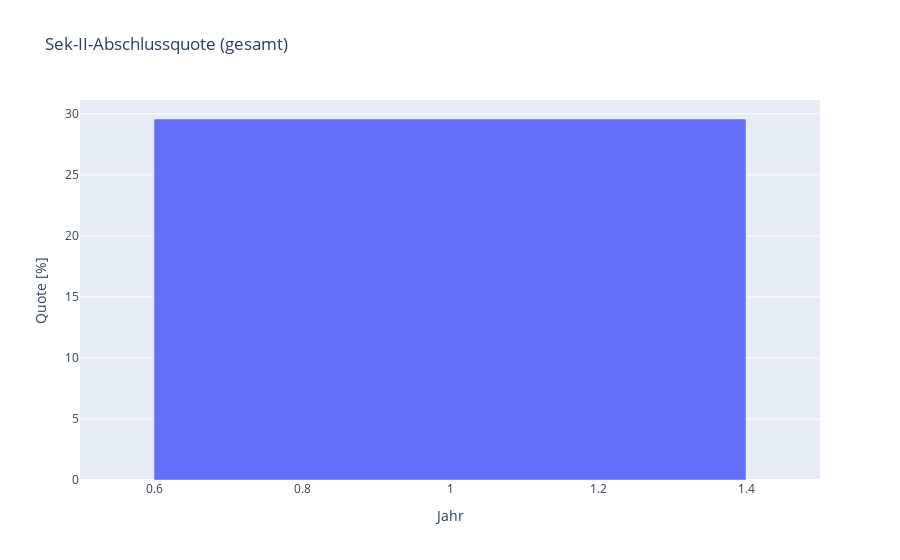

This figure's notebook cell:
### Code cell
from sqlalchemy import create_engine, text
import pandas as pd, plotly.express as px

eng = create_engine("mysql+pymysql://root:voc_root@localhost/vocdata")

df = pd.read_sql(text("""
    SELECT kohorte_id        AS jahr,
           AVG(rate_abschluss_tot) AS abs_quote
    FROM   fact_abschluss_stats
    GROUP  BY kohorte_id
    ORDER  BY kohorte_id;
"""), eng)

px.bar(df, x="jahr", y="abs_quote",
       title="Sek-II-Abschlussquote (gesamt)",
       labels={"jahr":"Jahr", "abs_quote":"Quote [%]"}).show()

### Figure 1 — Plotly figure (JSON) as saved in the notebook; plotly's stock layout.template omitted (floating-point values rounded to 4 significant figures)
{"data": [{"hovertemplate": "Jahr=%{x}<br>Quote [%]=%{y}<extra></extra>", "legendgroup": "", "marker": {"color": "#636efa", "pattern": {"shape": ""}}, "name": "", "orientation": "v", "showlegend": false, "textposition": "auto", "type": "bar", "x": [1], "xaxis": "x", "y": [29.58], "yaxis": "y"}], "layout": {"barmode": "relative", "legend": {"tracegroupgap": 0}, "title": {"text": "Sek-II-Abschlussquote (gesamt)"}, "xaxis": {"anchor": "y", "domain": [0, 1], "title": {"text": "Jahr"}}, "yaxis": {"anchor": "x", "domain": [0, 1], "title": {"text": "Quote [%]"}}}}
